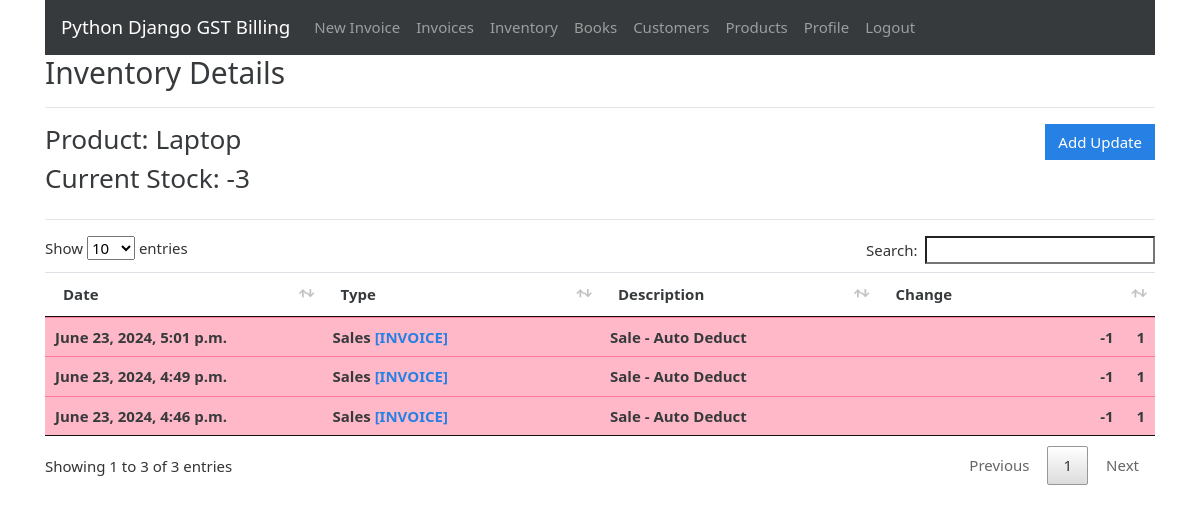
Screenshot of /inventory/1 (signed in) with the database file from the repository.
### gstbillingapp/models.py (models this page shows, shortened)
class Inventory(models.Model):
    user = models.ForeignKey(User, null=True, blank=True, on_delete=models.SET_NULL)
    product = models.ForeignKey(Product, null=True, blank=True, on_delete=models.SET_NULL)
    current_stock = models.IntegerField(default=0)
    alert_level = models.IntegerField(default=0)
    last_log = models.ForeignKey(InventoryLog, null=True, blank=True, default=None, on_delete=models.SET_NULL)

class Product(models.Model):
    user = models.ForeignKey(User, null=True, blank=True, on_delete=models.SET_NULL)
    product_name = models.CharField(max_length=200)
    product_hsn = models.CharField(max_length=50, null=True, blank=True)
    product_unit = models.CharField(max_length=50)
    product_gst_percentage = models.FloatField()
    product_rate_with_gst = models.FloatField()
    def __str__(self):
        return str(self.product_name)

class InventoryLog(models.Model):
    user = models.ForeignKey(User, null=True, blank=True, on_delete=models.SET_NULL)
    product = models.ForeignKey(Product, null=True, blank=True, on_delete=models.SET_NULL)
    date = models.DateTimeField(default=datetime.now, blank=True, null=True)
    last_modified = models.DateTimeField(auto_now=True)
    change = models.IntegerField(default=0)
    CHANGE_TYPES = [
        (0, 'Other'),
        (1, 'Purchase'),
        (2, 'Production'),
        (4, 'Sales'),
    ]
    change_type = models.IntegerField(choices=CHANGE_TYPES, default=0)
    associated_invoice = models.ForeignKey(Invoice, blank=True, null=True, default=None, on_delete=models.SET_NULL)
    description = models.TextField(max_length=600, blank=True, null=True)

### gstbillingapp/views.py (the view)
# urls.py: path('inventory/<int:inventory_id>', views.inventory_logs, name='inventory_logs'),
@login_required
def inventory_logs(request, inventory_id):
    context = {}
    inventory = get_object_or_404(Inventory, id=inventory_id, user=request.user)
    inventory_logs = InventoryLog.objects.filter(user=request.user, product=inventory.product).order_by('-id')
    context['inventory'] = inventory
    context['inventory_logs'] = inventory_logs
    return render(request, 'gstbillingapp/inventory_logs.html', context)

### gstbillingapp/templates/gstbillingapp/inventory_logs.html (shortened to what this page needs)
{% extends "gstbillingapp/base.html" %}
{% load static %}
{% block content %}
<h2>Inventory Details</h2>
<hr>
<div class="row">
	<div class="col">
		<h3>Product: {{inventory.product}}</h3>
		<h3>Current Stock: {{inventory.current_stock}}</h3>
	</div>
	<div class="col">
		<a href="{% url 'inventory_logs_add' inventory.id %}" id="add_customer_btn"><button type="button" class="btn btn-primary">Add Update</button></a>
	</div>
</div>
<hr>
<table class="table table-hover font-weight-bold" id="inventory-logs-table">
	<thead>
		<tr>
			<th>Date</th>
			<th>Type</th>
			<th>Description</th>
			<th>Change</th>
		</tr>
	</thead>
	<tbody class="two-col-form">
		{% for item in inventory_logs %}
		<tr class="{% if item.change < 0 %}table-danger{% else %}table-success{%endif%}">
			<td>{{item.date}}</td>
			<td>{{item.get_change_type_display}} {% if item.associated_invoice %}<a href="{% url 'invoice_viewer' item.associated_invoice.id %}">[INVOICE]</a>{% endif %}</td>
			<td>{{item.description}}</td>
			<td class="text-right">{{item.change}} &emsp; {{inventory.product.product_unit}}</td>
		{% endfor %}
	</tbody>
</table>
{% endblock %}

### gstbillingapp/static/gstbillingapp/main.css (style rules this page uses)
.two-col-form td, .two-col-form th { width: 25%; }
#add_customer_btn, #add_product_btn { float: right; }

### rows the page displays
Inventory: product "Laptop", current_stock "-3", product.product_unit "1"
InventoryLog: date "June 23, 2024, 5:01 p.m.", change_type "Sales", shows "[INVOICE]", description "Sale - Auto Deduct", change "-1"
InventoryLog: date "June 23, 2024, 4:49 p.m.", change_type "Sales", shows "[INVOICE]", description "Sale - Auto Deduct", change "-1"
InventoryLog: date "June 23, 2024, 4:46 p.m.", change_type "Sales", shows "[INVOICE]", description "Sale - Auto Deduct", change "-1"
